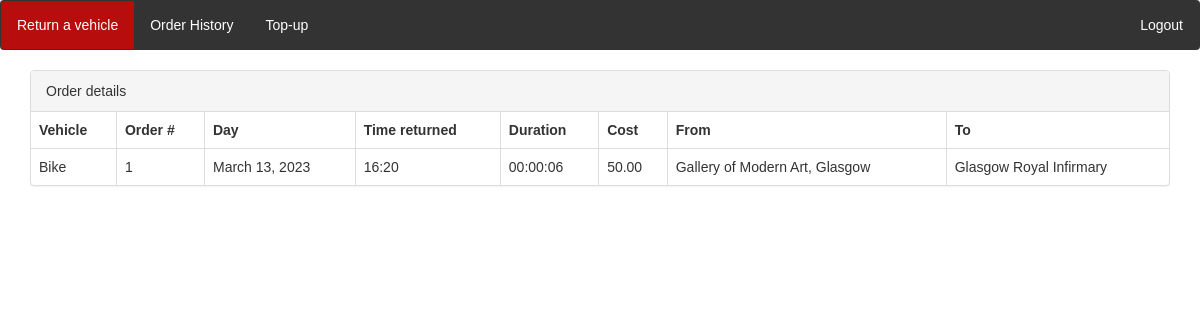
Before: /order_history/1/details/ (signed in) with the older database file.
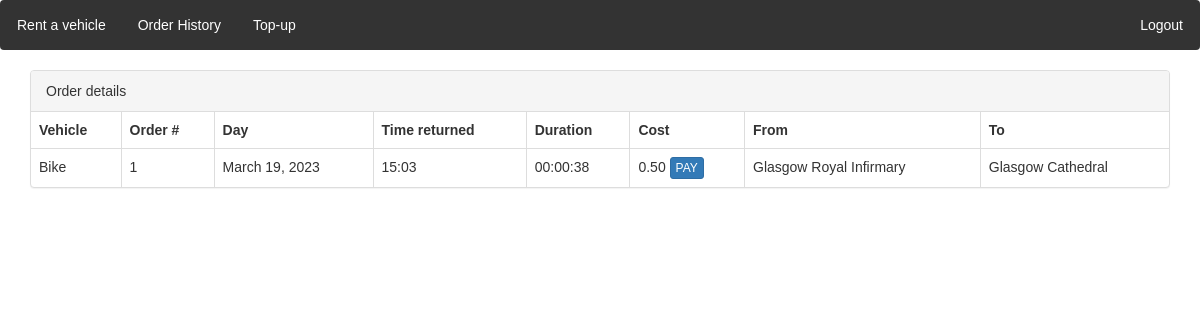
After: the same page with the newer database file.
### locations/models.py (models this page shows, shortened)
class Order(models.Model):
    customer = models.ForeignKey(CustomUser, on_delete=models.CASCADE)
    vehicle = models.ForeignKey(Vehicle, on_delete=models.CASCADE)
    initial_time = models.DateTimeField(auto_now_add=True)
    cost = models.DecimalField(max_digits=6, decimal_places=2, null = True, default=None)
    final_time = models.DateTimeField(null = True)
    initial_location = models.ForeignKey(Location, on_delete=models.CASCADE, null=False, related_name='start')
    final_location = models.ForeignKey(Location, on_delete=models.CASCADE, null=True, related_name='end')
    is_paid = models.BooleanField(default=False)

class Location(models.Model):
    address = models.TextField(unique=True)
    latitude = models.FloatField(blank = True, null = True)
    longitude = models.FloatField(blank = True, null = True)

### locations/views.py (the view)
# urls.py: path('order_history/<int:nid>/details/', views.order_detail, name = 'order_detail'),
def order_detail(request,nid):
    if request.user is None or not request.user.is_authenticated:
        return redirect("/accounts/login")
    order = models.Order.objects.get(id=nid)
    vehicle = order.vehicle.type.name
    date = order.initial_time.date()
    return_time = order.final_time.strftime("%H:%M")
    timedelta = order.final_time - order.initial_time
    hours, remainder = divmod(timedelta.seconds, 3600)
    minutes, seconds = divmod(remainder, 60)
    formatted_time = f"{hours:02d}:{minutes:02d}:{seconds:02d}"
    cost = order.cost
    initial_address = order.initial_location.address
    final_address = order.final_location.address
    if order.customer.user != request.user:
        return redirect("/order_history/")
    obj={'vehicle': vehicle , 'order_id':nid, 'date': date , 'returntime':return_time , 'formatted_time': formatted_time , 'cost':cost , 'iadd':initial_address , 'fadd':final_address, 'is_paid': order.is_paid}
    return render(request, 'locations/order_detail.html', {'obj': obj})

### locations/context_processors.py (called while the page is built)
def message_processor(request):
    if not request.user.username:
         return {
        'unreturned' : None
    }
    username = request.user.username
    logged_user  = CustomUser.objects.get(user = User.objects.get(username = username))
    unreturned_order = Order.objects.filter(customer = logged_user, final_time = None).first()
    return {
        'unreturned' : unreturned_order
    }

### templates/locations/order_detail.html (shortened to what this page needs)
{% extends "locations/base.html" %}
{% load static %}
{% block extrahead %}
<link rel="stylesheet" type="text/css" href="{% static 'css/order.css' %}">
{% endblock %}
{% block content %}
  <div>
      <div class="container">
        <div class="panel panel-default">
      <div class="panel-heading">Order details</div>
      <table class="table table-bordered">
        <thead>
          <tr>
            <th>Vehicle </th>
            <th>Order #</th>
            <th>Day </th>
            <th>Time returned</th>
            <th>Duration </th>
            <th>Cost </th>
            <th>From </th>
            <th>To</th>
          </tr>
        </thead>
        <tbody>
          <tr>
             <td>{{ obj.vehicle }}</td>
             <td>{{ obj.order_id }}</td>
             <td>{{ obj.date }}</td>
             <td>{{ obj.returntime }}</td>
             <td>{{ obj.formatted_time }}</td>
             <td>{{ obj.cost }}
              {% if obj.is_paid != True %}
              <a class="btn btn-primary btn-xs" href="{% url 'locations:order_payment' nid=obj.order_id %}"> PAY </a>
              {% endif %}
             </td>
             <td>{{ obj.iadd }}</td>
             <td>{{ obj.fadd }}</td>
          </tr>
        </tbody>
      </table>
    </div>
  </div>
{% endblock %}

Changed rows visible on the page:
no longer on this page (row unchanged): Location: iadd "Gallery of Modern Art, Glasgow"
changed Order: cost "50.00" → "0.50"
now on this page (row unchanged): Location: fadd "Glasgow Cathedral"
Other visible differences:
{{ obj.date }}: "March 13, 2023" → "March 19, 2023"
{{ obj.returntime }}: "16:20" → "15:03"
{{ obj.formatted_time }}: "00:00:06" → "00:00:38"
{{ obj.iadd }}: "Gallery of Modern Art, Glasgow" → "Glasgow Royal Infirmary"
{{ obj.fadd }}: "Glasgow Royal Infirmary" → "Glasgow Cathedral"
text no longer shown: "Return a vehicle"
text now shown: "Rent a vehicle PAY"
